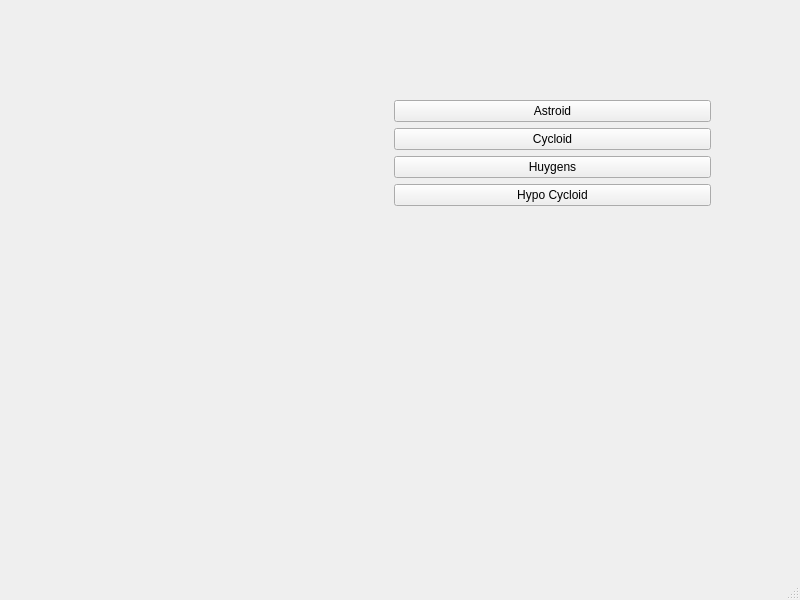
<?xml version="1.0" encoding="UTF-8"?>
<ui version="4.0">
 <class>MainWindow</class>
 <widget class="QMainWindow" name="MainWindow">
  <property name="geometry">
   <rect>
    <x>0</x>
    <y>0</y>
    <width>800</width>
    <height>600</height>
   </rect>
  </property>
  <property name="windowTitle">
   <string>MainWindow</string>
  </property>
  <widget class="QWidget" name="centralwidget">
   <widget class="QWidget" name="">
    <property name="geometry">
     <rect>
      <x>70</x>
      <y>100</y>
      <width>641</width>
      <height>331</height>
     </rect>
    </property>
    <layout class="QGridLayout" name="gridLayout">
     <item row="0" column="0">
      <widget class="RenderArea" name="renderArea" native="true"/>
     </item>
     <item row="0" column="1">
      <layout class="QVBoxLayout" name="verticalLayout">
       <item>
        <widget class="QPushButton" name="btnAstroid">
         <property name="text">
          <string>Astroid</string>
         </property>
        </widget>
       </item>
       <item>
        <widget class="QPushButton" name="btnCycloid">
         <property name="text">
          <string>Cycloid</string>
         </property>
        </widget>
       </item>
       <item>
        <widget class="QPushButton" name="btnHuygens">
         <property name="text">
          <string>Huygens</string>
         </property>
        </widget>
       </item>
       <item>
        <widget class="QPushButton" name="btnHypoCycloid">
         <property name="text">
          <string>Hypo Cycloid</string>
         </property>
        </widget>
       </item>
       <item>
        <spacer name="verticalSpacer">
         <property name="orientation">
          <enum>Qt::Vertical</enum>
         </property>
         <property name="sizeHint" stdset="0">
          <size>
           <width>20</width>
           <height>40</height>
          </size>
         </property>
        </spacer>
       </item>
      </layout>
     </item>
    </layout>
   </widget>
  </widget>
  <widget class="QStatusBar" name="statusbar"/>
 </widget>
 <customwidgets>
  <customwidget>
   <class>RenderArea</class>
   <extends>QWidget</extends>
   <header>renderarea.h</header>
   <container>1</container>
  </customwidget>
 </customwidgets>
 <resources/>
 <connections/>
</ui>
